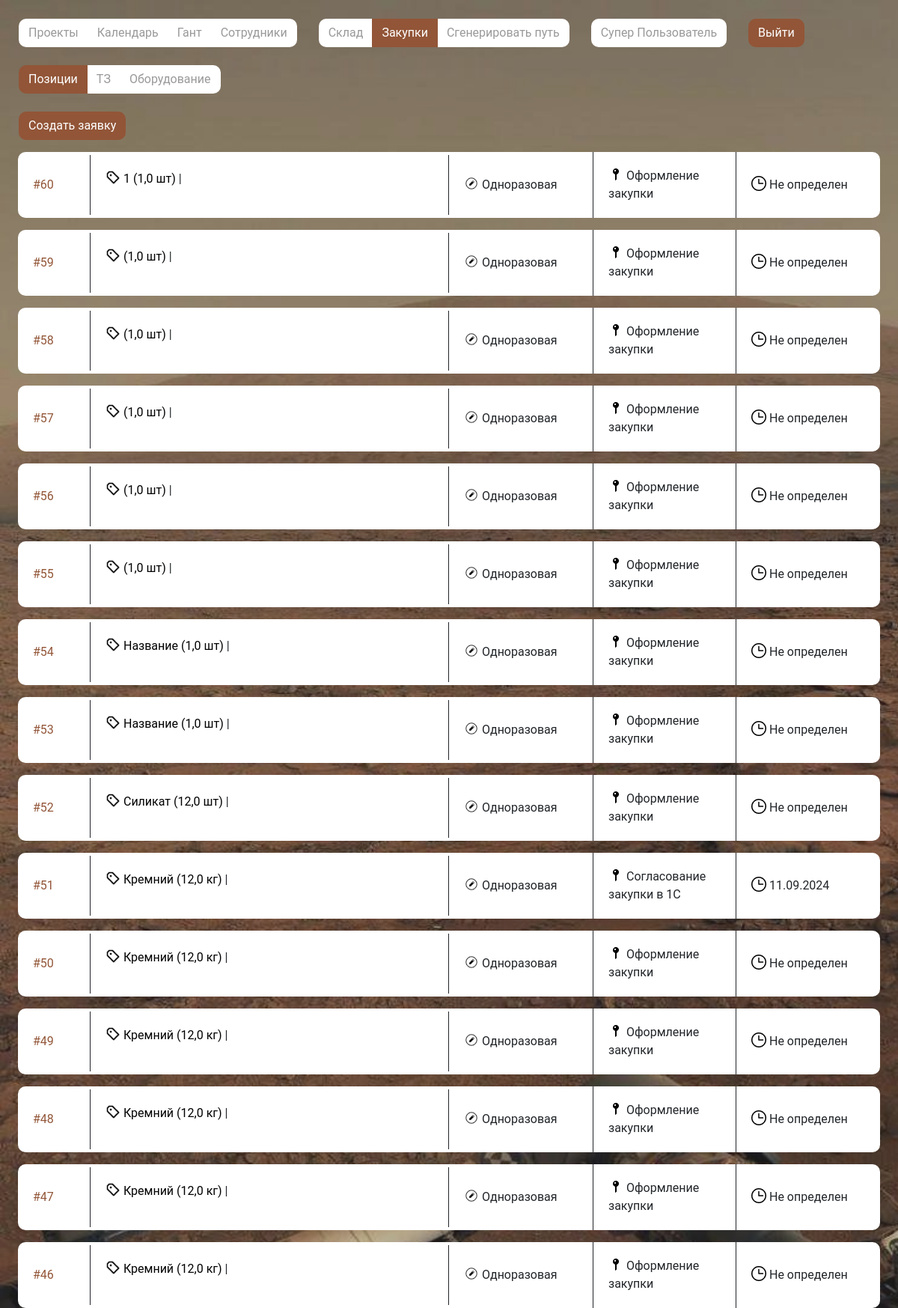
Screenshot of /mrp/purchase/purchase (signed in) with the database file from the repository.
### mrp/models.py (models this page shows, shortened)
class Application(models.Model):
    payment_forms = (
        ('Постоплата', 'Постоплата'),
        ('30/70', '30/70'),
    )
    class Meta:
        db_table = "Applications"
        verbose_name = "Заявка"
        verbose_name_plural = "Заявки"
    purchase_topic = models.ForeignKey(verbose_name="Тема закупки", to="Purchase_topic", on_delete=models.PROTECT)
    creator = models.ForeignKey(verbose_name="Создатель", to=User, on_delete=models.PROTECT, null=True)
    status = models.ForeignKey(verbose_name="Статус", to="Status", on_delete=models.PROTECT)
    payment_form = models.CharField(verbose_name="Оплата", choices=payment_forms, max_length=100)
    positions = models.ManyToManyField("PositionInApplication", blank=True, verbose_name="Позиции")
    provider = models.ForeignKey(to="Provider", verbose_name="Поставщик", on_delete=models.PROTECT)
    deadline = models.DateField(verbose_name="Срок поставки", blank=True, null=True)

class PositionInApplication(models.Model):
    class Meta:
        db_table = "PositionsInApplication"
        verbose_name = "Позиция в заявке"
        verbose_name_plural = "Позиции в заявке"
    position = models.ForeignKey(to="Position", verbose_name="Позиция", on_delete=models.PROTECT)
    quantity = models.FloatField(verbose_name="Количество")
    units = models.ForeignKey(verbose_name="Единица измерения", to="Unit", on_delete=models.PROTECT)
    link = models.CharField(verbose_name="Ссылка", max_length=1000)

class Position(models.Model):
    class Meta:
        db_table = "Positions"
        verbose_name = "Позиция"
        verbose_name_plural = "Позиции"
    title = models.CharField(verbose_name="Название", max_length=300)
    quantity = models.FloatField(verbose_name="Количество")
    units = models.ForeignKey(verbose_name="Единица измерения", to="Unit", on_delete=models.PROTECT)
    link = models.ManyToManyField("Link", blank=True, verbose_name="Сслыки")
    min_quantity = models.FloatField(verbose_name="Минимальное количество", blank=True, null=True)
    is_done = models.BooleanField(verbose_name="Закуплена")

class Unit(models.Model):
    class Meta:
        db_table = "Units"
        verbose_name = "Единица измерений"
        verbose_name_plural = "Единицы измерений"
    title = models.CharField(verbose_name="Название", max_length=300)
    def __str__(self) -> str:
        return self.title

class Purchase_topic(models.Model):
    class Meta:
        db_table = "Purchase topics"
        verbose_name = "Тема закупок"
        verbose_name_plural = "Темы закупок"
    title = models.CharField(verbose_name="Название", max_length=300)
    stage = models.IntegerField(verbose_name="Этап", blank=True)

class Status(models.Model):
    class Meta:
        db_table = "Statuses"
        verbose_name = "Статус"
        verbose_name_plural = "Статусы"
    title = models.CharField(verbose_name="Название", max_length=300)
    def __str__(self) -> str:
        return self.title

### mrp/views.py (the view, shortened to what this page needs)
# urls.py: path('purchase/<str:link>', purchase, name='purchase'),
def purchase(request, link):
    print(request.path)
    link_name = 'purchase'
    if link == "purchase":
        add_link_name = "add_application"
        print(link_name)
        user_info = {
            "AddLab": request.user.groups.filter(name='AddLab').exists() if request.user.is_authenticated else False,
            "CaramLab": request.user.groups.filter(name='Ceramist').exists() if request.user.is_authenticated else False,
            "PurS": request.user.groups.filter(name='purchasing_specialist').exists() if request.user.is_authenticated else False,
            "CanAddPath": request.user.groups.filter(name='adder_path').exists() if request.user.is_authenticated else False,
        }
        '''
        Функция отображения заявок на закупки
        По GET-запросу передается какой тип заявок отображать (по позициям (appl), по ТЗ (technical_specification), по оборудованию (equipment))
        '''
        types = request.GET.get("type", "appl")
        topics = Purchase_topic.objects.all()
        statuses = Status.objects.all()
        if types == "appl":
            applications = Application.objects.all().order_by("-id")
            units = Unit.objects.all()
            obj_for_add = Position.objects.all()
            units_by_obj = {}
            for i in obj_for_add:
                units_by_obj[i.title] = i.units
        nav_state = {"projects": "",
                    "hant": "",
                    "calendar": "",
                    "employees": "",
                    "warehouse": "",
                    "purchase":  "active"
                    }
        if types == "appl":
            data = {
                "nav": nav_state,
                "appl": applications,
                "units": units,
                "status": statuses,
                "objects": obj_for_add,
                "topics": topics,
                "user_info": user_info,
                "units_by_obj": units_by_obj,
                "link_name": link_name,
                "add_link_name": add_link_name
            }
            return render(request, "purchase.html", data)

### mrp/models.py (called while the page is built)
    def __str__(self) -> str:
        return self.name

### templates/purchase.html (shortened to what this page needs)
{% extends "base.html" %}{% load static %}
{% block content %}
<br>
<div class="btn-group mt-4" role="group" aria-label="Basic example">
  <a href="{% url "purchase" link_name %}" class="btn btn-custom active">Позиции</a>
  <a href="{% url "purchase" link_name %}?type=technical_specification" class="btn btn-custom">ТЗ</a>
  <a href="{% url "purchase" link_name %}?type=equipment" class="btn btn-custom">Оборудование</a>
</div>
<br>
<div class="btn-group mt-4" role="group" aria-label="Basic example">
  <a class="btn btn-custom active" alt="Добавить проект" id="myBtn">Создать заявку</a>
</div>
{% for a in appl %}
{% if a.status.id != 5 %}
<div class="card mt-3 mr-4 ml-4" style="max-width: 100%; width: auto">
  <div class="row no-gutters d-flex align-items-center" style="width: 100%">
    <div class="col-md-1" style="color: #925537">
      <div class="card-body">
        <a class="card-text" {% if user_info.PurS %} data-toggle="collapse"  href="#collapseInf{{a.id}}" role="button" aria-expanded="false" aria-controls="collapseExample" {% endif %} style="color: #925537">#{{a.id}}</a>
      </div>
    </div>
    <div
      class="col-md-5"
      style="border-right: 1px solid; border-left: 1px solid"
    >
      <div class="card-body" style="">
        <p class="card-text"><img src="{% static "img/bx_purchase-tag-alt.png" %}"
          width="20" height="20" alt="Оплата:">
          {% for p in a.positions.all %} <a href="{{p.link}}">{{p.position.title}} ({{p.quantity}} {{p.units}})</a> | {% endfor %}
        </p>
      </div>
    </div>
    <div class="col-md-2">
      <div class="card-body">
        <p class="card-text"><img src="{% static "img/material-symbols-light_draft-orders.png" %}"
          width="20" height="20" alt="Тема:"> {{a.purchase_topic.title}}</p>
      </div>
    </div>
    <div
      class="col-md-2"
      style="border-right: 1px solid; border-left: 1px solid"
    >
      <div class="card-body">
        <p class="card-text {% if a.status.id == 6 %} zq {% endif %}"><img src="{% static "img/dashicons_post-status.png" %}"
          width="20" height="20" alt="Статус:"> {{a.status}}</p>
      </div>
    </div>
    <div class="col-md-2">
      <div class="card-body">
        <p class="card-text">
          <img src="{% static "img/Vector.png" %}"
          width="20" height="20" alt="Примерная дата поставки:"> {% if a.deadline %}{{a.deadline | date:"d.m.Y"}} {% else %}Не
          определен{% endif %}
        </p>
      </div>
    </div>
  </div>
</div>
{% endif %}
{% endfor %}
{% endblock content %}

### templates/inc/_nav.html (shortened to what this page needs)
<div class="container mt-0 mr-0 ml-0" style="padding: 0">
  {% if user_info.AddLab %}
  <div class="btn-group" role="group" aria-label="Basic example">
    <a href="{% url "projects" %}" type="button" class="btn btn-custom {{nav.projects}}">Проекты</a>
    <a href="{% url "calendar" %}" type="button" class="btn btn-custom {{nav.calendar}}">Календарь</a>
    <a href="{% url "gantt" %}" type="button" class="btn btn-custom {{nav.hant}}">Гант</a>
    <a href="{% url "staff" %}" type="button" class="btn btn-custom {{nav.employees}}">Сотрудники</a>
  </div>
  <div class="btn-group" role="group" aria-label="Basic example">
    <a href="{% url "warehouse" %}" type="button" class="btn btn-custom {{nav.warehouse}}">Склад</a>
    <a href="{% url "purchase" "purchase"%}" type="button" class="btn btn-custom {{nav.purchase}}">Закупки</a>
    {% if user_info.CanAddPath %}
    <a href="{% url "gen_path" %}" type="button" class="btn btn-custom">Сгенерировать путь</a>
    {% endif %}
  </div>
  {% endif %}
  {% if user.is_authenticated %}
  <div class="btn-group" role="group" aria-label="Basic example">
  <a class="btn btn-custom">{{ user.first_name }} {{ user.last_name }} </a>
  </div>
  {% endif %}
  <div class="btn-group" role="group" aria-label="Basic example">
  {% if user.is_authenticated %}
  <form method="post" action="{% url 'logout' %}">
    <button type="submit" class="btn btn-custom active">Выйти</button>
  </form>
  {% else %}
  <form method="post" action="{% url 'login' %}">
    {% csrf_token %}
    <button type="submit" class="btn btn-custom active">Войти</button>
  </form>
  {% endif %}
</div>

### add_crm/static/css/main.css (style rules this page uses)
* { box-sizing: border-box; font-family: 'Roboto', sans-serif; list-style: none; margin: 0; outline: none; padding: 0; }
body { margin: 0; padding: 0; overflow-y: scroll; }
a { color: #000000; }
.btn-custom { border-radius: 10px; }
.btn-custom.active { background-color: #925537; color: white; }
.btn-custom:not(.active) { background-color: white; color: #50505095; }
.container, .container-md, .container-sm { max-width: 1512px; }
.btn-group { margin-left: 25px; margin-top: 25px; }
.card { position: relative; width: 100%; max-width: 360px; display: flex; padding: 0 0 0 0; flex-direction: column; align-items: center; border-radius: 10px !important; border: 0 !important; background: #FFF; align-self: stretch; margin-right: 50px; }
.containereg:before, .container:after { content: ""; display: block; clear: both; }
:root { --white: #fff; --divider: lightgrey; --body: #f5f7f8; }

### rows the page displays
Application: id "60", purchase_topic "Одноразовая", status "Оформление закупки", shows "Не определен"
PositionInApplication: position "1", quantity "1,0", units "шт"
Application: id "59", purchase_topic "Одноразовая", status "Оформление закупки", shows "Не определен"
PositionInApplication: quantity "1,0", units "шт"
Application: id "58", purchase_topic "Одноразовая", status "Оформление закупки", shows "Не определен"
PositionInApplication: quantity "1,0", units "шт"
Application: id "57", purchase_topic "Одноразовая", status "Оформление закупки", shows "Не определен"
PositionInApplication: quantity "1,0", units "шт"
Application: id "56", purchase_topic "Одноразовая", status "Оформление закупки", shows "Не определен"
PositionInApplication: quantity "1,0", units "шт"
Application: id "55", purchase_topic "Одноразовая", status "Оформление закупки", shows "Не определен"
PositionInApplication: quantity "1,0", units "шт"
Application: id "54", purchase_topic "Одноразовая", status "Оформление закупки", shows "Не определен"
PositionInApplication: position "Название", quantity "1,0", units "шт"
Application: id "53", purchase_topic "Одноразовая", status "Оформление закупки", shows "Не определен"
PositionInApplication: position "Название", quantity "1,0", units "шт"
Application: id "52", purchase_topic "Одноразовая", status "Оформление закупки", shows "Не определен"
PositionInApplication: position "Силикат", quantity "12,0", units "шт"
Application: id "51", purchase_topic "Одноразовая", status "Согласование закупки в 1С", deadline "11.09.2024"
PositionInApplication: position "Кремний", quantity "12,0", units "кг"
Application: id "50", purchase_topic "Одноразовая", status "Оформление закупки", shows "Не определен"
PositionInApplication: position "Кремний", quantity "12,0", units "кг"
Application: id "49", purchase_topic "Одноразовая", status "Оформление закупки", shows "Не определен"
PositionInApplication: position "Кремний", quantity "12,0", units "кг"
Application: id "48", purchase_topic "Одноразовая", status "Оформление закупки", shows "Не определен"
PositionInApplication: position "Кремний", quantity "12,0", units "кг"
Application: id "47", purchase_topic "Одноразовая", status "Оформление закупки", shows "Не определен"
PositionInApplication: position "Кремний", quantity "12,0", units "кг"
Application: id "46", purchase_topic "Одноразовая", status "Оформление закупки", shows "Не определен"
PositionInApplication: position "Кремний", quantity "12,0", units "кг"

### other values shown
{{ user.first_name }} "Супер"
{{ user.last_name }} "Пользователь"
